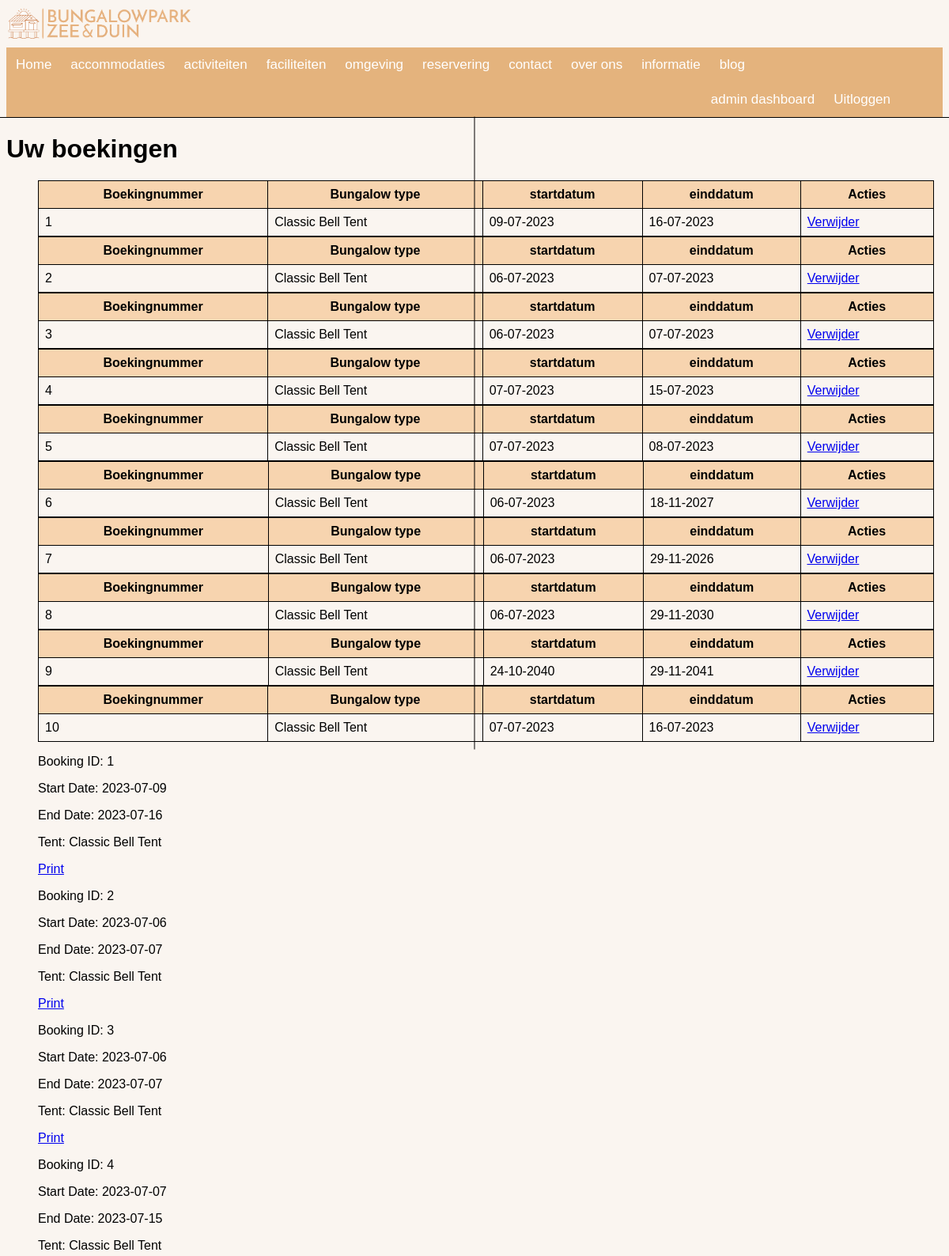
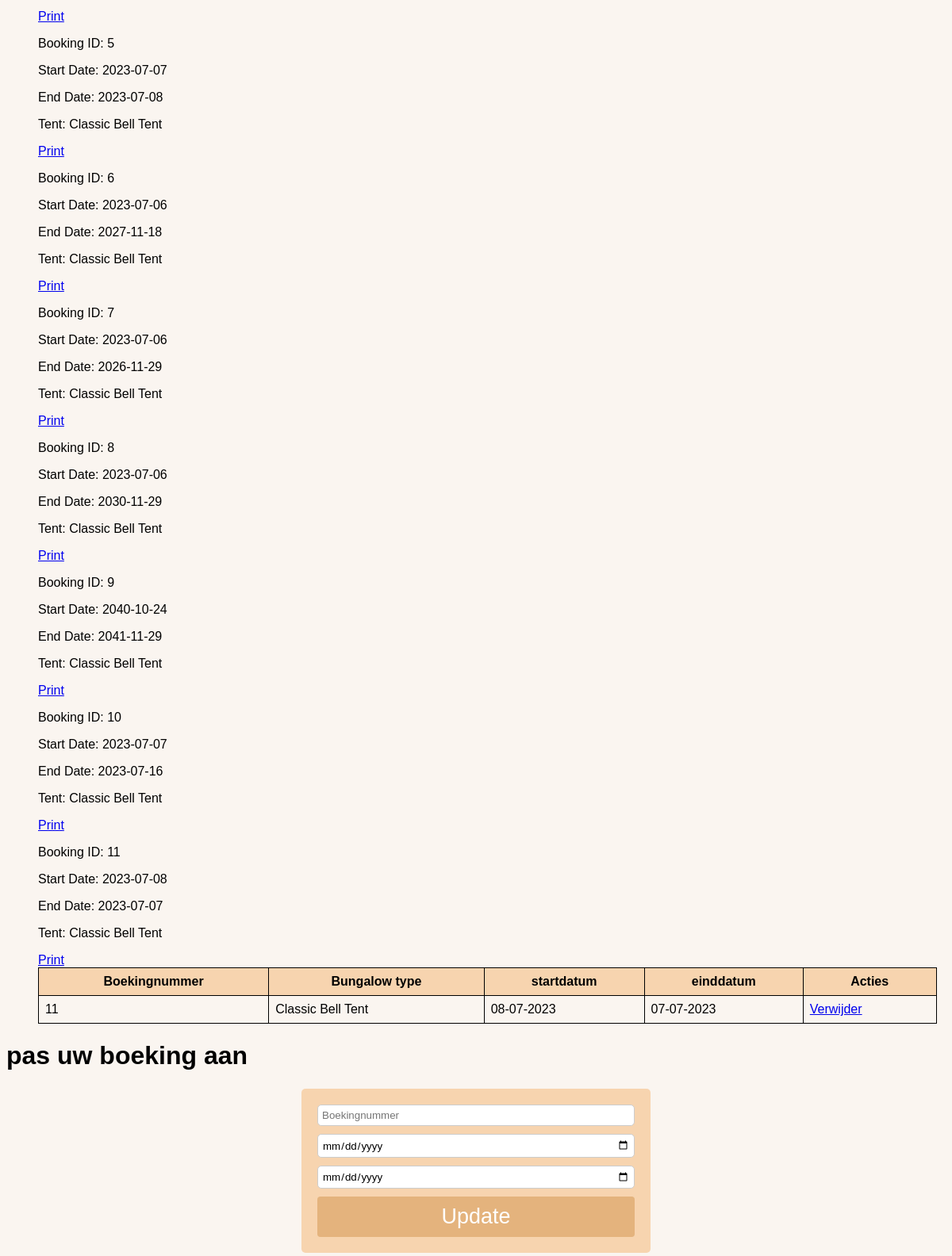
Screenshot of /gebruiker (signed in) with the database file from the repository (2 pictures, top to bottom).
### bungalowpark/models.py (models this page shows, shortened)
class Boeking(db.Model):
    __tablename__ = 'reserveringen'
    id = db.Column(db.Integer(), primary_key=True)
    bungalowID = db.Column(db.Integer(), nullable=False)
    tent_omschrijving = db.Column(db.String(100), nullable=False)
    startdatum = db.Column(db.Date(), nullable=False)
    einddatum = db.Column(db.Date(), nullable=False)
    userID = db.Column(db.Integer, db.ForeignKey('users.id'), nullable=False)

### bungalowpark/__init__.py (the view)
@app.route('/gebruiker')
@login_required
@check_user_bookings
def gebruiker(heeft_boekingen):
    bungID = Boeking.query.filter_by(userID=current_user.id).all()
    return render_template('gebruiker.html', bungID=bungID, heeft_boekingen=heeft_boekingen)

### bungalowpark/__init__.py (called while the page is built)
def check_user_bookings(f):
    @wraps(f)
    def decorated_function(*args, **kwargs):
        heeft_boekingen = None
        if current_user.is_authenticated:
            heeft_boekingen = Boeking.query.filter_by(userID=current_user.id).first()
        return f(heeft_boekingen=heeft_boekingen, *args, **kwargs)
    return decorated_function

### bungalowpark/models.py (called while the page is built)
@login_manager.user_loader
def load_user(user_id):
    return User.query.get(user_id)

### bungalowpark/templates/gebruiker.html (shortened to what this page needs)
{% extends "base.html" %}
{% block content %}
<h1>Uw boekingen</h1>
<ul>
    {% for item in bungID %}
    <table>
        <tr>
            <th>Boekingnummer</th>
            <th>Bungalow type</th>
            <th>startdatum</th>
            <th>einddatum</th>
            <th>Acties</th>
        </tr>
    <tr>
        <td>{{ item.id }}</td>
        <td>{{ item.tent_omschrijving }}</td>
        <td>{{ item.startdatum.strftime('%d-%m-%Y')  }}</td>
        <td>{{ item.einddatum.strftime('%d-%m-%Y') }}</td>
        <td>
            <a href="{{ url_for('delete_boeking', boeking_id=item.id) }}" onclick="return confirm('Weet je zeker dat je deze boeking wilt verwijderen?')" class="verwijderen">Verwijder</a>
        </td>
    </tr>
    {% endfor %}
    {% for booking in bungID %}
    <div class="booking-item">
        <p>Booking ID: {{ booking.id }}</p>
        <p>Start Date: {{ booking.startdatum }}</p>
        <p>End Date: {{ booking.einddatum }}</p>
        <p>Tent: {{ booking.tent_omschrijving }}</p>
        <a href="{{ url_for('print_booking', booking_id=booking.id) }}" target="_blank">Print</a>
    </div>
    {% endfor %}
    </table>
</ul>
<h1>pas uw boeking aan </h1>
<form class="form-grid" action="/update_boeking" method="POST">
    <input type="text" name="boeking_id" placeholder="Boekingnummer" required>
    <input type="date" name="startdatum" placeholder="Startdatum" required>
    <input type="date" name="einddatum" placeholder="Einddatum" required>
    <button type="submit">Update</button>
  </form>
{% endblock %}

### bungalowpark/static/css/style.css (style rules this page uses)
body { font-family: Arial, Helvetica, sans-serif; background-color: #faf5f0; }
table { border-collapse: collapse; width: 99%; align-self: center; }
th, td { border: 1px solid black; padding: 8px; }
th { background-color: #f5b67383; }
.form-grid { display: grid; gap: 10px; max-width: 400px; background-color: #f5b67383; padding: 20px; border-radius: 5px; margin: 2% auto; }
.form-grid input[type="text"], .form-grid input[type="date"], .form-grid textarea { padding: 5px; border-radius: 5px; border: 1px solid #ccc; width: 100%; box-sizing: border-box; text-decoration: none; font-family: Arial, Helvetica, sans-serif; }
.form-grid button { padding: 10px; border: none; background-color: #E4B37D; color: #fff; text-decoration: none; border-radius: 4px; transition: background-color 0.3s ease; font-family: Arial, Helvetica, sans-serif; font-size: .85vmax; }

### rows the page displays
Boeking: id "1", tent_omschrijving "Classic Bell Tent", startdatum "09-07-2023", einddatum "16-07-2023", startdatum "2023-07-09", einddatum "2023-07-16"
Boeking: id "2", tent_omschrijving "Classic Bell Tent", startdatum "06-07-2023", einddatum "07-07-2023", startdatum "2023-07-06", einddatum "2023-07-07"
Boeking: id "3", tent_omschrijving "Classic Bell Tent", startdatum "06-07-2023", einddatum "07-07-2023", startdatum "2023-07-06", einddatum "2023-07-07"
Boeking: id "4", tent_omschrijving "Classic Bell Tent", startdatum "07-07-2023", einddatum "15-07-2023", startdatum "2023-07-07", einddatum "2023-07-15"
Boeking: id "5", tent_omschrijving "Classic Bell Tent", startdatum "07-07-2023", einddatum "08-07-2023", startdatum "2023-07-07", einddatum "2023-07-08"
Boeking: id "6", tent_omschrijving "Classic Bell Tent", startdatum "06-07-2023", einddatum "18-11-2027", startdatum "2023-07-06", einddatum "2027-11-18"
Boeking: id "7", tent_omschrijving "Classic Bell Tent", startdatum "06-07-2023", einddatum "29-11-2026", startdatum "2023-07-06", einddatum "2026-11-29"
Boeking: id "8", tent_omschrijving "Classic Bell Tent", startdatum "06-07-2023", einddatum "29-11-2030", startdatum "2023-07-06", einddatum "2030-11-29"
Boeking: id "9", tent_omschrijving "Classic Bell Tent", startdatum "24-10-2040", einddatum "29-11-2041", startdatum "2040-10-24", einddatum "2041-11-29"
Boeking: id "10", tent_omschrijving "Classic Bell Tent", startdatum "07-07-2023", einddatum "16-07-2023", startdatum "2023-07-07", einddatum "2023-07-16"
Boeking: id "11", tent_omschrijving "Classic Bell Tent", startdatum "08-07-2023", einddatum "07-07-2023", startdatum "2023-07-08", einddatum "2023-07-07"
